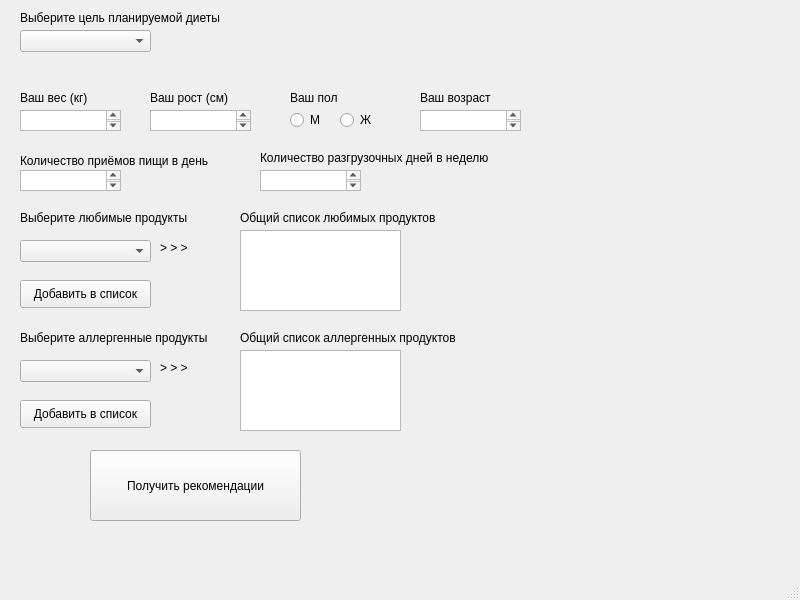
<?xml version="1.0" encoding="UTF-8"?>
<ui version="4.0">
 <class>MainWindow</class>
 <widget class="QMainWindow" name="MainWindow">
  <property name="geometry">
   <rect>
    <x>0</x>
    <y>0</y>
    <width>800</width>
    <height>600</height>
   </rect>
  </property>
  <property name="windowTitle">
   <string>MainWindow</string>
  </property>
  <widget class="QWidget" name="centralwidget">
   <widget class="QLabel" name="label">
    <property name="geometry">
     <rect>
      <x>20</x>
      <y>10</y>
      <width>221</width>
      <height>16</height>
     </rect>
    </property>
    <property name="text">
     <string>Выберите цель планируемой диеты</string>
    </property>
   </widget>
   <widget class="QComboBox" name="comboBox">
    <property name="geometry">
     <rect>
      <x>20</x>
      <y>30</y>
      <width>131</width>
      <height>22</height>
     </rect>
    </property>
   </widget>
   <widget class="QLabel" name="label_2">
    <property name="geometry">
     <rect>
      <x>20</x>
      <y>90</y>
      <width>101</width>
      <height>16</height>
     </rect>
    </property>
    <property name="text">
     <string>Ваш вес (кг)</string>
    </property>
   </widget>
   <widget class="QLabel" name="label_3">
    <property name="geometry">
     <rect>
      <x>150</x>
      <y>90</y>
      <width>101</width>
      <height>16</height>
     </rect>
    </property>
    <property name="text">
     <string>Ваш рост (см)</string>
    </property>
   </widget>
   <widget class="QTextEdit" name="textEdit">
    <property name="geometry">
     <rect>
      <x>20</x>
      <y>110</y>
      <width>101</width>
      <height>21</height>
     </rect>
    </property>
   </widget>
   <widget class="QTextEdit" name="textEdit_2">
    <property name="geometry">
     <rect>
      <x>150</x>
      <y>110</y>
      <width>101</width>
      <height>21</height>
     </rect>
    </property>
   </widget>
   <widget class="QLabel" name="label_4">
    <property name="geometry">
     <rect>
      <x>290</x>
      <y>90</y>
      <width>101</width>
      <height>16</height>
     </rect>
    </property>
    <property name="text">
     <string>Ваш пол</string>
    </property>
   </widget>
   <widget class="QRadioButton" name="radioButton">
    <property name="geometry">
     <rect>
      <x>290</x>
      <y>110</y>
      <width>41</width>
      <height>20</height>
     </rect>
    </property>
    <property name="text">
     <string>М</string>
    </property>
   </widget>
   <widget class="QRadioButton" name="radioButton_2">
    <property name="geometry">
     <rect>
      <x>340</x>
      <y>110</y>
      <width>41</width>
      <height>20</height>
     </rect>
    </property>
    <property name="text">
     <string>Ж</string>
    </property>
   </widget>
   <widget class="QTextEdit" name="textEdit_3">
    <property name="geometry">
     <rect>
      <x>420</x>
      <y>110</y>
      <width>101</width>
      <height>21</height>
     </rect>
    </property>
   </widget>
   <widget class="QLabel" name="label_5">
    <property name="geometry">
     <rect>
      <x>420</x>
      <y>90</y>
      <width>101</width>
      <height>16</height>
     </rect>
    </property>
    <property name="text">
     <string>Ваш возраст</string>
    </property>
   </widget>
   <widget class="QTextEdit" name="textEdit_4">
    <property name="geometry">
     <rect>
      <x>260</x>
      <y>170</y>
      <width>101</width>
      <height>21</height>
     </rect>
    </property>
   </widget>
   <widget class="QTextEdit" name="textEdit_5">
    <property name="geometry">
     <rect>
      <x>20</x>
      <y>170</y>
      <width>101</width>
      <height>21</height>
     </rect>
    </property>
   </widget>
   <widget class="QLabel" name="label_6">
    <property name="geometry">
     <rect>
      <x>20</x>
      <y>150</y>
      <width>211</width>
      <height>21</height>
     </rect>
    </property>
    <property name="text">
     <string>Количество приёмов пищи в день</string>
    </property>
   </widget>
   <widget class="QLabel" name="label_7">
    <property name="geometry">
     <rect>
      <x>260</x>
      <y>150</y>
      <width>251</width>
      <height>16</height>
     </rect>
    </property>
    <property name="text">
     <string>Количество разгрузочных дней в неделю</string>
    </property>
   </widget>
   <widget class="QLabel" name="label_8">
    <property name="geometry">
     <rect>
      <x>20</x>
      <y>210</y>
      <width>181</width>
      <height>16</height>
     </rect>
    </property>
    <property name="text">
     <string>Выберите любимые продукты</string>
    </property>
   </widget>
   <widget class="QListWidget" name="listWidget">
    <property name="geometry">
     <rect>
      <x>240</x>
      <y>230</y>
      <width>161</width>
      <height>81</height>
     </rect>
    </property>
   </widget>
   <widget class="QComboBox" name="comboBox_2">
    <property name="geometry">
     <rect>
      <x>20</x>
      <y>240</y>
      <width>131</width>
      <height>22</height>
     </rect>
    </property>
   </widget>
   <widget class="QLabel" name="label_9">
    <property name="geometry">
     <rect>
      <x>240</x>
      <y>210</y>
      <width>211</width>
      <height>16</height>
     </rect>
    </property>
    <property name="text">
     <string>Общий список любимых продуктов</string>
    </property>
   </widget>
   <widget class="QPushButton" name="pushButton">
    <property name="geometry">
     <rect>
      <x>20</x>
      <y>280</y>
      <width>131</width>
      <height>28</height>
     </rect>
    </property>
    <property name="text">
     <string>Добавить в список</string>
    </property>
   </widget>
   <widget class="QLabel" name="label_10">
    <property name="geometry">
     <rect>
      <x>160</x>
      <y>240</y>
      <width>55</width>
      <height>16</height>
     </rect>
    </property>
    <property name="text">
     <string>&gt; &gt; &gt;</string>
    </property>
   </widget>
   <widget class="QLabel" name="label_11">
    <property name="geometry">
     <rect>
      <x>160</x>
      <y>360</y>
      <width>55</width>
      <height>16</height>
     </rect>
    </property>
    <property name="text">
     <string>&gt; &gt; &gt;</string>
    </property>
   </widget>
   <widget class="QComboBox" name="comboBox_3">
    <property name="geometry">
     <rect>
      <x>20</x>
      <y>360</y>
      <width>131</width>
      <height>22</height>
     </rect>
    </property>
   </widget>
   <widget class="QListWidget" name="listWidget_2">
    <property name="geometry">
     <rect>
      <x>240</x>
      <y>350</y>
      <width>161</width>
      <height>81</height>
     </rect>
    </property>
   </widget>
   <widget class="QLabel" name="label_12">
    <property name="geometry">
     <rect>
      <x>20</x>
      <y>330</y>
      <width>201</width>
      <height>16</height>
     </rect>
    </property>
    <property name="text">
     <string>Выберите аллергенные продукты</string>
    </property>
   </widget>
   <widget class="QLabel" name="label_13">
    <property name="geometry">
     <rect>
      <x>240</x>
      <y>330</y>
      <width>231</width>
      <height>16</height>
     </rect>
    </property>
    <property name="text">
     <string>Общий список аллергенных продуктов</string>
    </property>
   </widget>
   <widget class="QPushButton" name="pushButton_2">
    <property name="geometry">
     <rect>
      <x>20</x>
      <y>400</y>
      <width>131</width>
      <height>28</height>
     </rect>
    </property>
    <property name="text">
     <string>Добавить в список</string>
    </property>
   </widget>
   <widget class="QPushButton" name="pushButton_3">
    <property name="geometry">
     <rect>
      <x>90</x>
      <y>450</y>
      <width>211</width>
      <height>71</height>
     </rect>
    </property>
    <property name="text">
     <string>Получить рекомендации</string>
    </property>
   </widget>
  </widget>
  <widget class="QMenuBar" name="menubar">
   <property name="geometry">
    <rect>
     <x>0</x>
     <y>0</y>
     <width>800</width>
     <height>26</height>
    </rect>
   </property>
  </widget>
  <widget class="QStatusBar" name="statusbar"/>
 </widget>
 <resources/>
 <connections/>
</ui>
